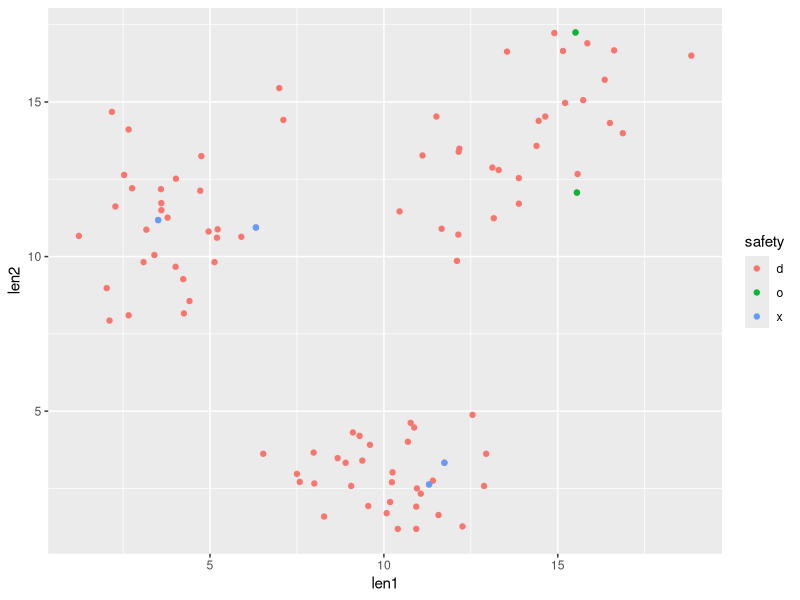

The R script that drew this image: (Note: this script raises an error after producing the figure.)
library(ggplot2)
library(kernlab)

gather <- read.table("CodeIQ_data.txt",sep=" ")
names(gather) <- c("len1","len2")
gather["safety"] = c("d") # Dummy for plot
eaten <- read.table("CodeIQ_eaten.txt",sep=" ")
names(eaten) <- c("len1","len2","safety")

g = ggplot(rbind(gather,eaten),aes(x=len1,y=len2)) + geom_point(aes(color=safety))
print(g) # Check 3 types
browser()

# Create SVM
train.features = cbind(eaten$len1,eaten$len2)
train.labels = eaten$safety
predict.features = cbind(gather$len1,gather$len2)
classifier <- ksvm(
           train.features,
           train.labels,
           type="C-svc",
           kerel="rbfdot", # RBF kernel
           C=1
           )
gather["safety"] <- predict(classifier,predict.features)
g = ggplot(rbind(gather),aes(x=len1,y=len2)) + geom_point(aes(color=safety))
print(g) # Some safe mushrooms includes danger area.
browser()


# Modify parameter. 
classifier <- ksvm(
           train.features,
           train.labels,
           type="C-svc",
           kerel="rbfdot", # RBF kernel
           kpar=list(sigma = 0.7), 
           C=1
           )
gather["safety"] <- predict(classifier,predict.features)
g = ggplot(rbind(gather),aes(x=len1,y=len2)) + geom_point(aes(color=safety))
print(g) # There is a mistake.
browser()


# Add new sample (11.0,11.0) is 'o'
eaten.added <- rbind(eaten, list(11, 11, 'o'))
train.features.added = cbind(eaten.added$len1,eaten.added$len2)
train.labels.added = eaten.added$safety
classifier.added <- ksvm(
           train.features.added,
           train.labels.added,
           type="C-svc",
           kerel="rbfdot", # RBF kernel
           C=1
           )
gather["safety"] <- predict(classifier.added,predict.features)
g = ggplot(rbind(gather),aes(x=len1,y=len2)) + geom_point(aes(color=safety))
print(g) # Perfect!
browser()

write.table(gather,file="result.csv",row.names=F)
